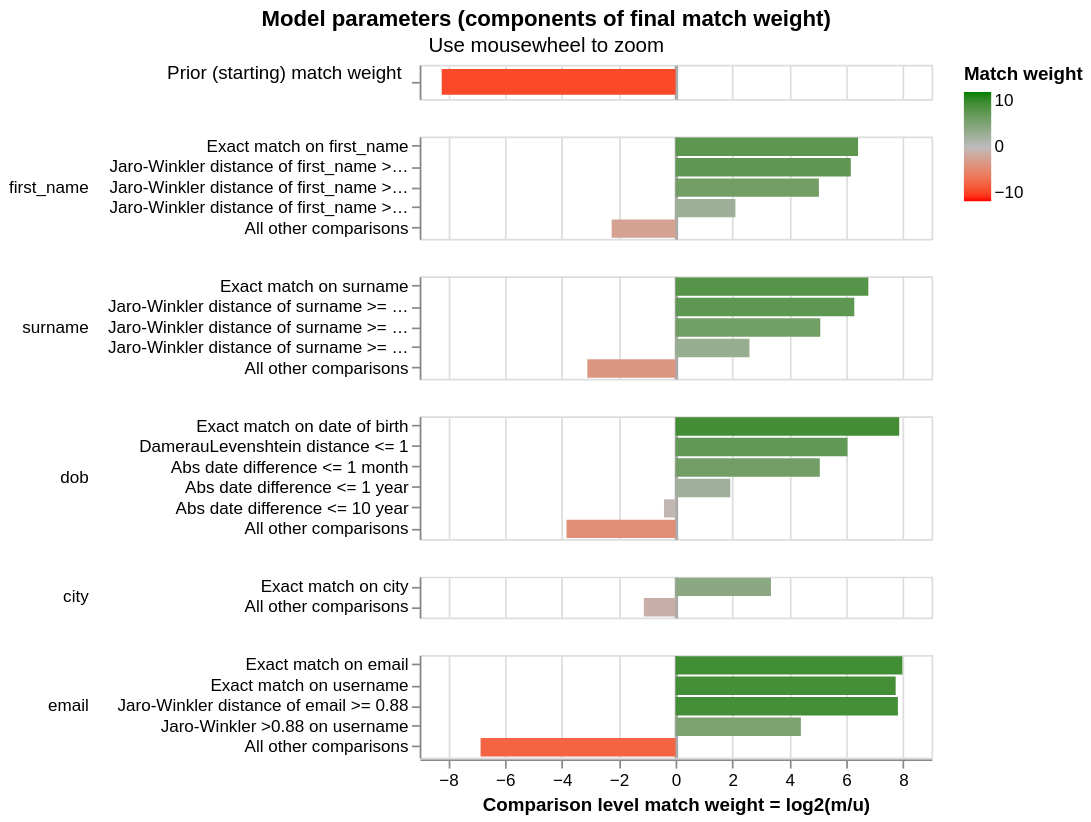

Notebook code cell kept with this figure:
### Code cell
linker.visualisations.match_weights_chart()

### Figure 1 — Vega-Lite specification as saved in the notebook (floating-point values rounded to 4 significant figures)
{"config": {"view": {"continuousWidth": 300, "continuousHeight": 300, "discreteHeight": 60, "discreteWidth": 400}, "header": {"title": null}, "mark": {"tooltip": null}, "title": {"anchor": "middle"}}, "vconcat": [{"mark": {"type": "bar", "clip": true, "height": 15}, "encoding": {"color": {"field": "log2_bayes_factor", "scale": {"domain": [-10, 0, 10], "interpolate": "lab", "range": ["red", "#bbbbbb", "green"]}, "title": "Match weight", "type": "quantitative"}, "tooltip": [{"field": "comparison_name", "title": "Comparison name", "type": "nominal"}, {"field": "probability_two_random_records_match", "format": ".4f", "title": "Probability two random records match", "type": "nominal"}, {"field": "log2_bayes_factor", "format": ",.4f", "title": "Equivalent match weight", "type": "quantitative"}, {"field": "bayes_factor_description", "title": "Match weight description", "type": "nominal"}], "x": {"axis": {"domain": false, "gridColor": {"condition": {"test": "abs(datum.value / 10)  <= 1 & datum.value % 10 === 0", "value": "#aaa"}, "value": "#ddd"}, "gridDash": {"condition": {"test": "abs(datum.value / 10) == 1", "value": [3]}, "value": null}, "gridWidth": {"condition": {"test": "abs(datum.value / 10)  <= 1 & datum.value % 10 === 0", "value": 2}, "value": 1}, "labels": false, "ticks": false, "title": ""}, "field": "log2_bayes_factor", "scale": {"domain": [-9, 9]}, "type": "quantitative"}, "y": {"axis": {"title": "Prior (starting) match weight", "titleAlign": "right", "titleAngle": 0, "titleFontWeight": "normal"}, "field": "label_for_charts", "sort": {"field": "comparison_vector_value", "order": "descending"}, "type": "nominal"}}, "height": 20, "transform": [{"filter": "(datum.comparison_name == 'probability_two_random_records_match')"}]}, {"mark": {"type": "bar", "clip": true}, "encoding": {"color": {"field": "log2_bayes_factor", "scale": {"domain": [-10, 0, 10], "interpolate": "lab", "range": ["red", "#bbbbbb", "green"]}, "title": "Match weight", "type": "quantitative"}, "row": {"field": "comparison_name", "header": {"labelAlign": "left", "labelAnchor": "middle", "labelAngle": 0}, "sort": {"field": "comparison_sort_order"}, "type": "nominal"}, "tooltip": [{"field": "comparison_name", "title": "Comparison name", "type": "nominal"}, {"field": "label_for_charts", "title": "Label", "type": "ordinal"}, {"field": "sql_condition", "title": "SQL condition", "type": "nominal"}, {"field": "m_probability", "format": ".10~g", "title": "M probability", "type": "quantitative"}, {"field": "u_probability", "format": ".10~g", "title": "U probability", "type": "quantitative"}, {"field": "bayes_factor", "format": ",.6f", "title": "Bayes factor = m/u", "type": "quantitative"}, {"field": "log2_bayes_factor", "format": ".4~g", "title": "Match weight = log2(m/u)", "type": "quantitative"}, {"field": "bayes_factor_description", "title": "Match weight description", "type": "nominal"}, {"field": "m_probability_description", "title": "m probability description", "type": "nominal"}, {"field": "u_probability_description", "title": "u probability description", "type": "nominal"}], "x": {"axis": {"gridColor": {"condition": {"test": "abs(datum.value / 10)  <= 1 & datum.value % 10 === 0", "value": "#aaa"}, "value": "#ddd"}, "gridDash": {"condition": {"test": "abs(datum.value / 10) == 1", "value": [3]}, "value": null}, "gridWidth": {"condition": {"test": "abs(datum.value / 10)  <= 1 & datum.value % 10 === 0", "value": 2}, "value": 1}, "title": "Comparison level match weight = log2(m/u)"}, "field": "log2_bayes_factor", "scale": {"domain": [-9, 9]}, "type": "quantitative"}, "y": {"axis": {"title": null}, "field": "label_for_charts", "sort": {"field": "comparison_vector_value", "order": "descending"}, "type": "nominal"}}, "height": {"step": 12}, "resolve": {"axis": {"y": "independent"}, "scale": {"y": "independent"}}, "transform": [{"filter": "(datum.comparison_name != 'probability_two_random_records_match')"}]}], "data": {"name": "data-275c8bd89a2514bc717f28b3c7dbcc7c"}, "params": [{"name": "mouse_zoom", "select": {"type": "interval", "encodings": ["x"]}, "bind": "scales", "views": []}], "resolve": {"axis": {"y": "independent"}, "scale": {"y": "independent"}}, "title": {"text": "Model parameters (components of final match weight)", "subtitle": "Use mousewheel to zoom"}, "$schema": "https://vega.github.io/schema/vega-lite/v5.9.3.json", "datasets": {"data-275c8bd89a2514bc717f28b3c7dbcc7c": [{"comparison_name": "probability_two_random_records_match", "sql_condition": null, "label_for_charts": "", "m_probability": null, "u_probability": null, "m_probability_description": null, "u_probability_description": null, "has_tf_adjustments": false, "tf_adjustment_column": null, "tf_adjustment_weight": null, "is_null_level": false, "bayes_factor": 0.003343, "log2_bayes_factor": -8.225, "comparison_vector_value": 0, "max_comparison_vector_value": 0, "bayes_factor_description": "The probability that two random records drawn at random match is 0.003 or one in  300.1 records.This is equivalent to a starting match weight of -8.225.", "probability_two_random_records_match": 0.003332, "comparison_sort_order": -1}, {"comparison_name": "first_name", "sql_condition": "\"first_name_l\" = \"first_name_r\"", "label_for_charts": "Exact match on first_name", "m_probability": 0.4954, "u_probability": 0.005794, "m_probability_description": "Amongst matching record comparisons, 49.54% of records (i.e. one in 2.019) are in the exact match on first_name comparison level", "u_probability_description": "Amongst non-matching record comparisons, 0.5794% of records (i.e. one in 173) are in the exact match on first_name comparison level", "has_tf_adjustments": true, "tf_adjustment_column": "first_name", "tf_adjustment_weight": 1.0, "is_null_level": false, "bayes_factor": 85.51, "log2_bayes_factor": 6.418, "comparison_vector_value": 4, "max_comparison_vector_value": 4, "bayes_factor_description": "If comparison level is `exact match on first_name` then comparison is 85.51 times more likely to be a match", "probability_two_random_records_match": 0.003332, "comparison_sort_order": 0}, {"comparison_name": "first_name", "sql_condition": "jaro_winkler_similarity(\"first_name_l\", \"first_name_r\") >= 0.92", "label_for_charts": "Jaro-Winkler distance of first_name >= 0.92", "m_probability": 0.1677, "u_probability": 0.002343, "m_probability_description": "Amongst matching record comparisons, 16.77% of records (i.e. one in 5.962) are in the jaro-winkler distance of first_name >= 0.92 comparison level", "u_probability_description": "Amongst non-matching record comparisons, 0.2343% of records (i.e. one in 427) are in the jaro-winkler distance of first_name >= 0.92 comparison level", "has_tf_adjustments": false, "tf_adjustment_column": null, "tf_adjustment_weight": 1.0, "is_null_level": false, "bayes_factor": 71.59, "log2_bayes_factor": 6.162, "comparison_vector_value": 3, "max_comparison_vector_value": 4, "bayes_factor_description": "If comparison level is `jaro-winkler distance of first_name >= 0.92` then comparison is 71.59 times more likely to be a match", "probability_two_random_records_match": 0.003332, "comparison_sort_order": 0}, {"comparison_name": "first_name", "sql_condition": "jaro_winkler_similarity(\"first_name_l\", \"first_name_r\") >= 0.88", "label_for_charts": "Jaro-Winkler distance of first_name >= 0.88", "m_probability": 0.05096, "u_probability": 0.001548, "m_probability_description": "Amongst matching record comparisons, 5.096% of records (i.e. one in 19.62) are in the jaro-winkler distance of first_name >= 0.88 comparison level", "u_probability_description": "Amongst non-matching record comparisons, 0.1548% of records (i.e. one in 646) are in the jaro-winkler distance of first_name >= 0.88 comparison level", "has_tf_adjustments": false, "tf_adjustment_column": null, "tf_adjustment_weight": 1.0, "is_null_level": false, "bayes_factor": 32.91, "log2_bayes_factor": 5.04, "comparison_vector_value": 2, "max_comparison_vector_value": 4, "bayes_factor_description": "If comparison level is `jaro-winkler distance of first_name >= 0.88` then comparison is 32.91 times more likely to be a match", "probability_two_random_records_match": 0.003332, "comparison_sort_order": 0}, {"comparison_name": "first_name", "sql_condition": "jaro_winkler_similarity(\"first_name_l\", \"first_name_r\") >= 0.7", "label_for_charts": "Jaro-Winkler distance of first_name >= 0.7", "m_probability": 0.08139, "u_probability": 0.01893, "m_probability_description": "Amongst matching record comparisons, 8.139% of records (i.e. one in 12.29) are in the jaro-winkler distance of first_name >= 0.7 comparison level", "u_probability_description": "Amongst non-matching record comparisons, 1.893% of records (i.e. one in 52.81) are in the jaro-winkler distance of first_name >= 0.7 comparison level", "has_tf_adjustments": false, "tf_adjustment_column": null, "tf_adjustment_weight": 1.0, "is_null_level": false, "bayes_factor": 4.298, "log2_bayes_factor": 2.104, "comparison_vector_value": 1, "max_comparison_vector_value": 4, "bayes_factor_description": "If comparison level is `jaro-winkler distance of first_name >= 0.7` then comparison is 4.298 times more likely to be a match", "probability_two_random_records_match": 0.003332, "comparison_sort_order": 0}, {"comparison_name": "first_name", "sql_condition": "ELSE", "label_for_charts": "All other comparisons", "m_probability": 0.2045, "u_probability": 0.9714, "m_probability_description": "Amongst matching record comparisons, 20.45% of records (i.e. one in 4.889) are in the all other comparisons comparison level", "u_probability_description": "Amongst non-matching record comparisons, 97.14% of records (i.e. one in 1.029) are in the all other comparisons comparison level", "has_tf_adjustments": false, "tf_adjustment_column": null, "tf_adjustment_weight": 1.0, "is_null_level": false, "bayes_factor": 0.2106, "log2_bayes_factor": -2.248, "comparison_vector_value": 0, "max_comparison_vector_value": 4, "bayes_factor_description": "If comparison level is `all other comparisons` then comparison is 4.749 times less likely to be a match", "probability_two_random_records_match": 0.003332, "comparison_sort_order": 0}, {"comparison_name": "surname", "sql_condition": "\"surname_l\" = \"surname_r\"", "label_for_charts": "Exact match on surname", "m_probability": 0.5372, "u_probability": 0.00489, "m_probability_description": "Amongst matching record comparisons, 53.72% of records (i.e. one in 1.862) are in the exact match on surname comparison level", "u_probability_description": "Amongst non-matching record comparisons, 0.489% of records (i.e. one in 204) are in the exact match on surname comparison level", "has_tf_adjustments": true, "tf_adjustment_column": "surname", "tf_adjustment_weight": 1.0, "is_null_level": false, "bayes_factor": 109.8, "log2_bayes_factor": 6.779, "comparison_vector_value": 4, "max_comparison_vector_value": 4, "bayes_factor_description": "If comparison level is `exact match on surname` then comparison is 110 times more likely to be a match", "probability_two_random_records_match": 0.003332, "comparison_sort_order": 1}, {"comparison_name": "surname", "sql_condition": "jaro_winkler_similarity(\"surname_l\", \"surname_r\") >= 0.92", "label_for_charts": "Jaro-Winkler distance of surname >= 0.92", "m_probability": 0.2215, "u_probability": 0.002839, "m_probability_description": "Amongst matching record comparisons, 22.15% of records (i.e. one in 4.515) are in the jaro-winkler distance of surname >= 0.92 comparison level", "u_probability_description": "Amongst non-matching record comparisons, 0.2839% of records (i.e. one in 352) are in the jaro-winkler distance of surname >= 0.92 comparison level", "has_tf_adjustments": false, "tf_adjustment_column": null, "tf_adjustment_weight": 1.0, "is_null_level": false, "bayes_factor": 78.01, "log2_bayes_factor": 6.286, "comparison_vector_value": 3, "max_comparison_vector_value": 4, "bayes_factor_description": "If comparison level is `jaro-winkler distance of surname >= 0.92` then comparison is 78.01 times more likely to be a match", "probability_two_random_records_match": 0.003332, "comparison_sort_order": 1}, {"comparison_name": "surname", "sql_condition": "jaro_winkler_similarity(\"surname_l\", \"surname_r\") >= 0.88", "label_for_charts": "Jaro-Winkler distance of surname >= 0.88", "m_probability": 0.03853, "u_probability": 0.001131, "m_probability_description": "Amongst matching record comparisons, 3.853% of records (i.e. one in 25.95) are in the jaro-winkler distance of surname >= 0.88 comparison level", "u_probability_description": "Amongst non-matching record comparisons, 0.1131% of records (i.e. one in 884) are in the jaro-winkler distance of surname >= 0.88 comparison level", "has_tf_adjustments": false, "tf_adjustment_column": null, "tf_adjustment_weight": 1.0, "is_null_level": false, "bayes_factor": 34.06, "log2_bayes_factor": 5.09, "comparison_vector_value": 2, "max_comparison_vector_value": 4, "bayes_factor_description": "If comparison level is `jaro-winkler distance of surname >= 0.88` then comparison is 34.06 times more likely to be a match", "probability_two_random_records_match": 0.003332, "comparison_sort_order": 1}, {"comparison_name": "surname", "sql_condition": "jaro_winkler_similarity(\"surname_l\", \"surname_r\") >= 0.7", "label_for_charts": "Jaro-Winkler distance of surname >= 0.7", "m_probability": 0.0892, "u_probability": 0.01473, "m_probability_description": "Amongst matching record comparisons, 8.92% of records (i.e. one in 11.21) are in the jaro-winkler distance of surname >= 0.7 comparison level", "u_probability_description": "Amongst non-matching record comparisons, 1.473% of records (i.e. one in 67.89) are in the jaro-winkler distance of surname >= 0.7 comparison level", "has_tf_adjustments": false, "tf_adjustment_column": null, "tf_adjustment_weight": 1.0, "is_null_level": false, "bayes_factor": 6.056, "log2_bayes_factor": 2.598, "comparison_vector_value": 1, "max_comparison_vector_value": 4, "bayes_factor_description": "If comparison level is `jaro-winkler distance of surname >= 0.7` then comparison is 6.056 times more likely to be a match", "probability_two_random_records_match": 0.003332, "comparison_sort_order": 1}, {"comparison_name": "surname", "sql_condition": "ELSE", "label_for_charts": "All other comparisons", "m_probability": 0.1136, "u_probability": 0.9764, "m_probability_description": "Amongst matching record comparisons, 11.36% of records (i.e. one in 8.801) are in the all other comparisons comparison level", "u_probability_description": "Amongst non-matching record comparisons, 97.64% of records (i.e. one in 1.024) are in the all other comparisons comparison level", "has_tf_adjustments": false, "tf_adjustment_column": null, "tf_adjustment_weight": 1.0, "is_null_level": false, "bayes_factor": 0.1164, "log2_bayes_factor": -3.103, "comparison_vector_value": 0, "max_comparison_vector_value": 4, "bayes_factor_description": "If comparison level is `all other comparisons` then comparison is 8.593 times less likely to be a match", "probability_two_random_records_match": 0.003332, "comparison_sort_order": 1}, {"comparison_name": "dob", "sql_condition": "\"dob_l\" = \"dob_r\"", "label_for_charts": "Exact match on date of birth", "m_probability": 0.4075, "u_probability": 0.001748, "m_probability_description": "Amongst matching record comparisons, 40.75% of records (i.e. one in 2.454) are in the exact match on date of birth comparison level", "u_probability_description": "Amongst non-matching record comparisons, 0.1748% of records (i.e. one in 572) are in the exact match on date of birth comparison level", "has_tf_adjustments": false, "tf_adjustment_column": null, "tf_adjustment_weight": 1.0, "is_null_level": false, "bayes_factor": 233.1, "log2_bayes_factor": 7.865, "comparison_vector_value": 5, "max_comparison_vector_value": 5, "bayes_factor_description": "If comparison level is `exact match on date of birth` then comparison is 233 times more likely to be a match", "probability_two_random_records_match": 0.003332, "comparison_sort_order": 2}, {"comparison_name": "dob", "sql_condition": "damerau_levenshtein(\"dob_l\", \"dob_r\") <= 1", "label_for_charts": "DamerauLevenshtein distance <= 1", "m_probability": 0.1086, "u_probability": 0.001644, "m_probability_description": "Amongst matching record comparisons, 10.86% of records (i.e. one in 9.209) are in the dameraulevenshtein distance <= 1 comparison level", "u_probability_description": "Amongst non-matching record comparisons, 0.1644% of records (i.e. one in 608) are in the dameraulevenshtein distance <= 1 comparison level", "has_tf_adjustments": false, "tf_adjustment_column": null, "tf_adjustment_weight": 1.0, "is_null_level": false, "bayes_factor": 66.06, "log2_bayes_factor": 6.046, "comparison_vector_value": 4, "max_comparison_vector_value": 5, "bayes_factor_description": "If comparison level is `dameraulevenshtein distance <= 1` then comparison is 66.06 times more likely to be a match", "probability_two_random_records_match": 0.003332, "comparison_sort_order": 2}, {"comparison_name": "dob", "sql_condition": "ABS(EPOCH(try_strptime(\"dob_l\", '%Y-%m-%d')) - EPOCH(try_strptime(\"dob_r\", '%Y-%m-%d'))) <= 2629800.0", "label_for_charts": "Abs date difference <= 1 month", "m_probability": 0.08104, "u_probability": 0.002408, "m_probability_description": "Amongst matching record comparisons, 8.104% of records (i.e. one in 12.34) are in the abs date difference <= 1 month comparison level", "u_probability_description": "Amongst non-matching record comparisons, 0.2408% of records (i.e. one in 415) are in the abs date difference <= 1 month comparison level", "has_tf_adjustments": false, "tf_adjustment_column": null, "tf_adjustment_weight": 1.0, "is_null_level": false, "bayes_factor": 33.65, "log2_bayes_factor": 5.072, "comparison_vector_value": 3, "max_comparison_vector_value": 5, "bayes_factor_description": "If comparison level is `abs date difference <= 1 month` then comparison is 33.65 times more likely to be a match", "probability_two_random_records_match": 0.003332, "comparison_sort_order": 2}, {"comparison_name": "dob", "sql_condition": "ABS(EPOCH(try_strptime(\"dob_l\", '%Y-%m-%d')) - EPOCH(try_strptime(\"dob_r\", '%Y-%m-%d'))) <= 31557600.0", "label_for_charts": "Abs date difference <= 1 year", "m_probability": 0.1255, "u_probability": 0.03305, "m_probability_description": "Amongst matching record comparisons, 12.55% of records (i.e. one in 7.97) are in the abs date difference <= 1 year comparison level", "u_probability_description": "Amongst non-matching record comparisons, 3.305% of records (i.e. one in 30.25) are in the abs date difference <= 1 year comparison level", "has_tf_adjustments": false, "tf_adjustment_column": null, "tf_adjustment_weight": 1.0, "is_null_level": false, "bayes_factor": 3.796, "log2_bayes_factor": 1.925, "comparison_vector_value": 2, "max_comparison_vector_value": 5, "bayes_factor_description": "If comparison level is `abs date difference <= 1 year` then comparison is 3.796 times more likely to be a match", "probability_two_random_records_match": 0.003332, "comparison_sort_order": 2}, {"comparison_name": "dob", "sql_condition": "ABS(EPOCH(try_strptime(\"dob_l\", '%Y-%m-%d')) - EPOCH(try_strptime(\"dob_r\", '%Y-%m-%d'))) <= 315576000.0", "label_for_charts": "Abs date difference <= 10 year", "m_probability": 0.2317, "u_probability": 0.3075, "m_probability_description": "Amongst matching record comparisons, 23.17% of records (i.e. one in 4.317) are in the abs date difference <= 10 year comparison level", "u_probability_description": "Amongst non-matching record comparisons, 30.75% of records (i.e. one in 3.252) are in the abs date difference <= 10 year comparison level", "has_tf_adjustments": false, "tf_adjustment_column": null, "tf_adjustment_weight": 1.0, "is_null_level": false, "bayes_factor": 0.7534, "log2_bayes_factor": -0.4084, "comparison_vector_value": 1, "max_comparison_vector_value": 5, "bayes_factor_description": "If comparison level is `abs date difference <= 10 year` then comparison is 1.327 times less likely to be a match", "probability_two_random_records_match": 0.003332, "comparison_sort_order": 2}, {"comparison_name": "dob", "sql_condition": "ELSE", "label_for_charts": "All other comparisons", "m_probability": 0.04578, "u_probability": 0.6537, "m_probability_description": "Amongst matching record comparisons, 4.578% of records (i.e. one in 21.85) are in the all other comparisons comparison level", "u_probability_description": "Amongst non-matching record comparisons, 65.37% of records (i.e. one in 1.53) are in the all other comparisons comparison level", "has_tf_adjustments": false, "tf_adjustment_column": null, "tf_adjustment_weight": 1.0, "is_null_level": false, "bayes_factor": 0.07003, "log2_bayes_factor": -3.836, "comparison_vector_value": 0, "max_comparison_vector_value": 5, "bayes_factor_description": "If comparison level is `all other comparisons` then comparison is 14.28 times less likely to be a match", "probability_two_random_records_match": 0.003332, "comparison_sort_order": 2}, {"comparison_name": "city", "sql_condition": "\"city_l\" = \"city_r\"", "label_for_charts": "Exact match on city", "m_probability": 0.5645, "u_probability": 0.05515, "m_probability_description": "Amongst matching record comparisons, 56.45% of records (i.e. one in 1.772) are in the exact match on city comparison level", "u_probability_description": "Amongst non-matching record comparisons, 5.515% of records (i.e. one in 18.13) are in the exact match on city comparison level", "has_tf_adjustments": true, "tf_adjustment_column": "city", "tf_adjustment_weight": 1.0, "is_null_level": false, "bayes_factor": 10.24, "log2_bayes_factor": 3.356, "comparison_vector_value": 1, "max_comparison_vector_value": 1, "bayes_factor_description": "If comparison level is `exact match on city` then comparison is 10.24 times more likely to be a match", "probability_two_random_records_match": 0.003332, "comparison_sort_order": 3}, {"comparison_name": "city", "sql_condition": "ELSE", "label_for_charts": "All other comparisons", "m_probability": 0.4355, "u_probability": 0.9449, "m_probability_description": "Amongst matching record comparisons, 43.55% of records (i.e. one in 2.296) are in the all other comparisons comparison level", "u_probability_description": "Amongst non-matching record comparisons, 94.49% of records (i.e. one in 1.058) are in the all other comparisons comparison level", "has_tf_adjustments": false, "tf_adjustment_column": null, "tf_adjustment_weight": 1.0, "is_null_level": false, "bayes_factor": 0.4609, "log2_bayes_factor": -1.117, "comparison_vector_value": 0, "max_comparison_vector_value": 1, "bayes_factor_description": "If comparison level is `all other comparisons` then comparison is 2.169 times less likely to be a match", "probability_two_random_records_match": 0.003332, "comparison_sort_order": 3}, {"comparison_name": "email", "sql_condition": "\"email_l\" = \"email_r\"", "label_for_charts": "Exact match on email", "m_probability": 0.5524, "u_probability": 0.002194, "m_probability_description": "Amongst matching record comparisons, 55.24% of records (i.e. one in 1.81) are in the exact match on email comparison level", "u_probability_description": "Amongst non-matching record comparisons, 0.2194% of records (i.e. one in 456) are in the exact match on email comparison level", "has_tf_adjustments": true, "tf_adjustment_column": "email", "tf_adjustment_weight": 1.0, "is_null_level": false, "bayes_factor": 251.8, "log2_bayes_factor": 7.976, "comparison_vector_value": 4, "max_comparison_vector_value": 4, "bayes_factor_description": "If comparison level is `exact match on email` then comparison is 252 times more likely to be a match", "probability_two_random_records_match": 0.003332, "comparison_sort_order": 4}, {"comparison_name": "email", "sql_condition": "NULLIF(regexp_extract(\"email_l\", '^[^@]+', 0), '') = NULLIF(regexp_extract(\"email_r\", '^[^@]+', 0), '')", "label_for_charts": "Exact match on username", "m_probability": 0.2222, "u_probability": 0.001039, "m_probability_description": "Amongst matching record comparisons, 22.22% of records (i.e. one in 4.501) are in the exact match on username comparison level", "u_probability_description": "Amongst non-matching record comparisons, 0.1039% of records (i.e. one in 962) are in the exact match on username comparison level", "has_tf_adjustments": false, "tf_adjustment_column": null, "tf_adjustment_weight": 1.0, "is_null_level": false, "bayes_factor": 213.8, "log2_bayes_factor": 7.74, "comparison_vector_value": 3, "max_comparison_vector_value": 4, "bayes_factor_description": "If comparison level is `exact match on username` then comparison is 214 times more likely to be a match", "probability_two_random_records_match": 0.003332, "comparison_sort_order": 4}, {"comparison_name": "email", "sql_condition": "jaro_winkler_similarity(\"email_l\", \"email_r\") >= 0.88", "label_for_charts": "Jaro-Winkler distance of email >= 0.88", "m_probability": 0.2062, "u_probability": 0.0009136, "m_probability_description": "Amongst matching record comparisons, 20.62% of records (i.e. one in 4.85) are in the jaro-winkler distance of email >= 0.88 comparison level", "u_probability_description": "Amongst non-matching record comparisons, 0.09136% of records (i.e. one in 1,095) are in the jaro-winkler distance of email >= 0.88 comparison level", "has_tf_adjustments": false, "tf_adjustment_column": null, "tf_adjustment_weight": 1.0, "is_null_level": false, "bayes_factor": 225.7, "log2_bayes_factor": 7.818, "comparison_vector_value": 2, "max_comparison_vector_value": 4, "bayes_factor_description": "If comparison level is `jaro-winkler distance of email >= 0.88` then comparison is 226 times more likely to be a match", "probability_two_random_records_match": 0.003332, "comparison_sort_order": 4}, {"comparison_name": "email", "sql_condition": "jaro_winkler_similarity(NULLIF(regexp_extract(\"email_l\", '^[^@]+', 0), ''), NULLIF(regexp_extract(\"email_r\", '^[^@]+', 0), '')) >= 0.88", "label_for_charts": "Jaro-Winkler >0.88 on username", "m_probability": 0.01065, "u_probability": 0.0005018, "m_probability_description": "Amongst matching record comparisons, 1.065% of records (i.e. one in 93.91) are in the jaro-winkler >0.88 on username comparison level", "u_probability_description": "Amongst non-matching record comparisons, 0.05018% of records (i.e. one in 1,993) are in the jaro-winkler >0.88 on username comparison level", "has_tf_adjustments": false, "tf_adjustment_column": null, "tf_adjustment_weight": 1.0, "is_null_level": false, "bayes_factor": 21.22, "log2_bayes_factor": 4.407, "comparison_vector_value": 1, "max_comparison_vector_value": 4, "bayes_factor_description": "If comparison level is `jaro-winkler >0.88 on username` then comparison is 21.22 times more likely to be a match", "probability_two_random_records_match": 0.003332, "comparison_sort_order": 4}, {"comparison_name": "email", "sql_condition": "ELSE", "label_for_charts": "All other comparisons", "m_probability": 0.008585, "u_probability": 0.9954, "m_probability_description": "Amongst matching record comparisons, 0.8585% of records (i.e. one in 116) are in the all other comparisons comparison level", "u_probability_description": "Amongst non-matching record comparisons, 99.54% of records (i.e. one in 1.005) are in the all other comparisons comparison level", "has_tf_adjustments": false, "tf_adjustment_column": null, "tf_adjustment_weight": 1.0, "is_null_level": false, "bayes_factor": 0.008625, "log2_bayes_factor": -6.857, "comparison_vector_value": 0, "max_comparison_vector_value": 4, "bayes_factor_description": "If comparison level is `all other comparisons` then comparison is 116 times less likely to be a match", "probability_two_random_records_match": 0.003332, "comparison_sort_order": 4}]}}
